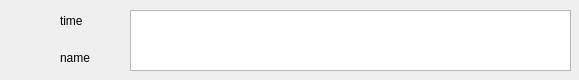
<?xml version="1.0" encoding="UTF-8"?>
<ui version="4.0">
 <class>MessageShowItemForm</class>
 <widget class="QWidget" name="MessageShowItemForm">
  <property name="geometry">
   <rect>
    <x>0</x>
    <y>0</y>
    <width>579</width>
    <height>80</height>
   </rect>
  </property>
  <property name="windowTitle">
   <string>Form</string>
  </property>
  <widget class="QLabel" name="namelabel">
   <property name="geometry">
    <rect>
     <x>60</x>
     <y>50</y>
     <width>71</width>
     <height>16</height>
    </rect>
   </property>
   <property name="text">
    <string>name</string>
   </property>
  </widget>
  <widget class="QLabel" name="headerlabel">
   <property name="geometry">
    <rect>
     <x>10</x>
     <y>10</y>
     <width>30</width>
     <height>30</height>
    </rect>
   </property>
   <property name="text">
    <string/>
   </property>
  </widget>
  <widget class="QLabel" name="timelabel">
   <property name="geometry">
    <rect>
     <x>60</x>
     <y>10</y>
     <width>71</width>
     <height>21</height>
    </rect>
   </property>
   <property name="text">
    <string>time</string>
   </property>
  </widget>
  <widget class="QTextBrowser" name="textBrowser">
   <property name="geometry">
    <rect>
     <x>130</x>
     <y>10</y>
     <width>441</width>
     <height>61</height>
    </rect>
   </property>
  </widget>
 </widget>
 <resources/>
 <connections/>
</ui>
